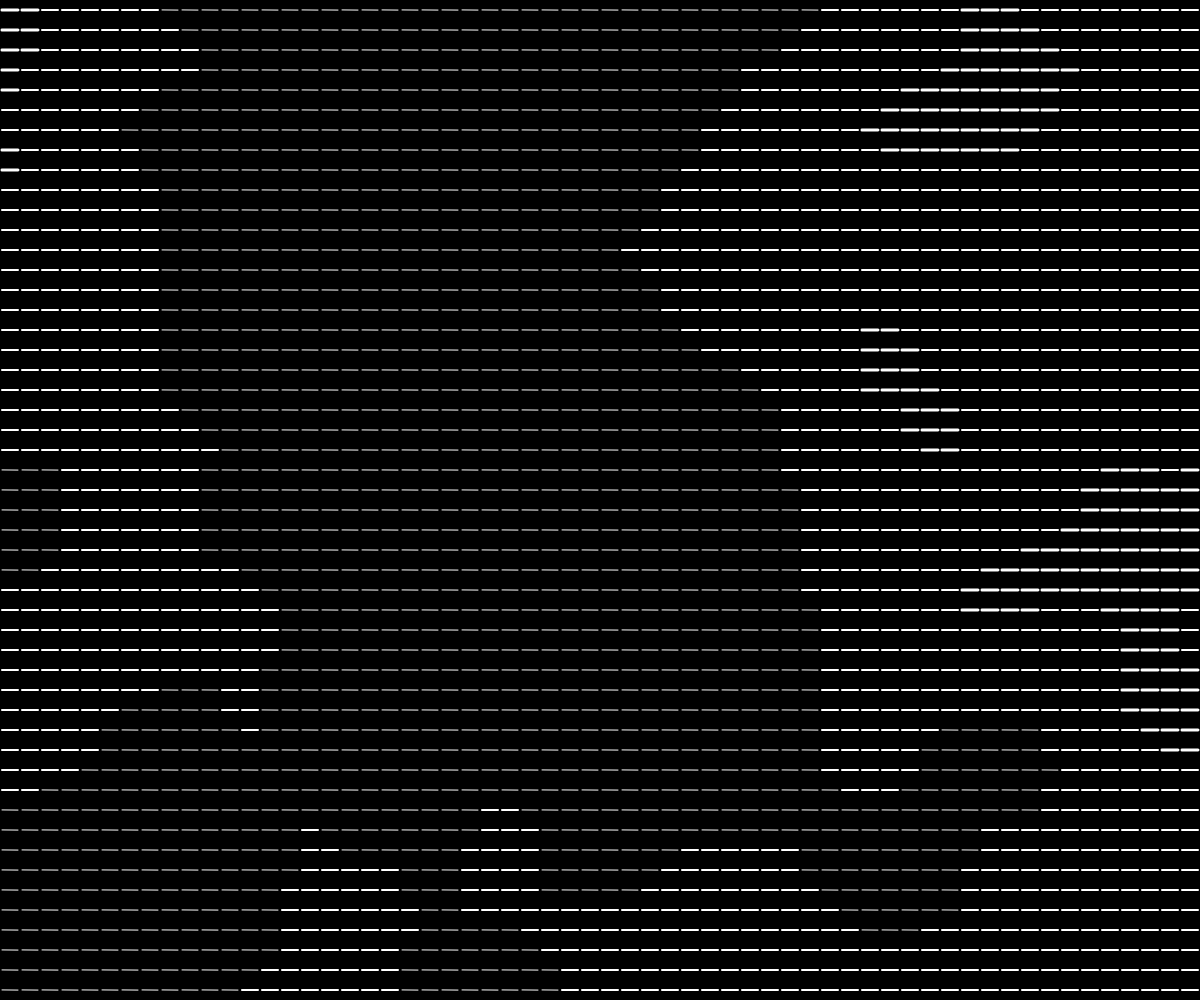
Frame 1 (no input)
Frame 60 (no input): blank canvas, image omitted
Frame 120 (the mouse pressed at the canvas centre since frame 60): blank canvas, image omitted

The p5.js sketch that drew this single still picture (run headless with seeded random() and noise() and a simulated clock; from frame 60 on, the mouse is pressed at the canvas centre):

// p5.js sketch
// ── sketch.js
function setup() {
  createCanvas(windowWidth, windowHeight);
}

function draw() {
  background(0);

  const grid = 20;
  const scl = 0.8;
  for(let x = grid/2; x < width; x += grid){
    for (let y = grid / 2; y < height; y += grid) {
      const r = grid * 0.5 * scl;
      const angle = frameCount/100;
      const p0 = createVector(x + r * cos(angle), y + r * sin(angle));
      const p1 = createVector(x + r * cos(angle+PI), y + r * sin(angle+PI));

      strokeWeight(floor(pow(noise(x/500, y/500, frameCount/100), 2)*5+1))
      stroke(255);
      line(p0.x, p0.y, p1.x, p1.y);
    }
  }
}

class Easing {
  static easeInSine(x) {
    return 1 - Math.cos((x * Math.PI) / 2);
  }

  static easeOutSine(x) {
    return Math.sin((x * Math.PI) / 2);
  }

  static easeInOutSine(x) {
    return -(Math.cos(Math.PI * x) - 1) / 2;
  }

  static easeInQuad(x) {
    return x * x;
  }

  static easeOutQuad(x) {
    return 1 - (1 - x) * (1 - x);
  }

  static easeInOutQuad(x) {
    return x < 0.5 ? 2 * x * x : 1 - Math.pow(-2 * x + 2, 2) / 2;
  }

  static easeInCubic(x) {
    return x * x * x;
  }

  static easeOutCubic(x) {
    return 1 - Math.pow(1 - x, 3);
  }

  static easeInOutCubic(x) {
    return x < 0.5 ? 4 * x * x * x : 1 - Math.pow(-2 * x + 2, 3) / 2;
  }

  static easeInQuart(x) {
    return x * x * x * x;
  }

  static easeOutQuart(x) {
    return 1 - Math.pow(1 - x, 4);
  }

  static easeInOutQuart(x) {
    return x < 0.5 ? 8 * x * x * x * x : 1 - Math.pow(-2 * x + 2, 4) / 2;
  }

  static easeInQuint(x) {
    return x * x * x * x * x;
  }

  static easeOutQuint(x) {
    return 1 - Math.pow(1 - x, 5);
  }

  static easeInOutQuint(x) {
    return x < 0.5 ? 16 * x * x * x * x * x : 1 - Math.pow(-2 * x + 2, 5) / 2;
  }

  static easeInExpo(x) {
    return x === 0 ? 0 : Math.pow(2, 10 * x - 10);
  }

  static easeOutExpo(x) {
    return x === 1 ? 1 : 1 - Math.pow(2, -10 * x);
  }

  static easeInOutExpo(x) {
    return x === 0 ?
      0 :
      x === 1 ?
      1 :
      x < 0.5 ?
      Math.pow(2, 20 * x - 10) / 2 :
      (2 - Math.pow(2, -20 * x + 10)) / 2;
  }

  static easeInCirc(x) {
    return 1 - Math.sqrt(1 - Math.pow(x, 2));
  }

  static easeOutCirc(x) {
    return Math.sqrt(1 - Math.pow(x - 1, 2));
  }

  static easeInOutCirc(x) {
    return x < 0.5 ?
      (1 - Math.sqrt(1 - Math.pow(2 * x, 2))) / 2 :
      (Math.sqrt(1 - Math.pow(-2 * x + 2, 2)) + 1) / 2;
  }

  static easeOutBack(x) {
    const c1 = 1.70158;
    const c3 = c1 + 1;
    return 1 + c3 * Math.pow(x - 1, 3) + c1 * Math.pow(x - 1, 2);
  }

  static easeInOutBack(x) {
    const c1 = 1.70158;
    const c2 = c1 * 1.525;
    return x < 0.5 ?
      (Math.pow(2 * x, 2) * ((c2 + 1) * 2 * x - c2)) / 2 :
      (Math.pow(2 * x - 2, 2) * ((c2 + 1) * (x * 2 - 2) + c2) + 2) / 2;
  }
}

const colorPalletes = [
  {
    name: "DeepEmeraldGold",
    colors: ["#005e55", "#fff9bf", "#edb50c", "#b8003d", "#5e001f"],
  },
  {
    name: "WarmRainbow",
    colors: ["#01204E", "#028391", "#F6DCAC", "#FAA968", "#F85525"],
  },
  {
    name: "ChocolateAndCream",
    colors: ["#D54751", "#EF9A48", "#FFFCC7", "#4DA394", "#59322B"],
  },
  {
    name: "PopArt",
    colors: ["#241965", "#653993", "#9F4094", "#B73D6E", "#F19406"],
  },
  {
    name: "DeepEmeraldGold",
    colors: ["#F87523", "#FFC31B", "#E7DCC9", "#1DB7B9", "#126D68"],
  },
  {
    name: "GreenPink",
    colors: ["#01B999", "#FAB3B3", "#DC958F", "#A1D8CE", "#F1FAF7"],
  },
  {
    name: "NatureTranquility",
    colors: ["#106A6B", "#07374B", "#CAB381", "#E9E0CE"],
  },
  {
    name: "VibrantHarmony",
    colors: ["#F15946", "#5681CB", "#FAAA2D", "#296647", "#453945"],
  },
  {
    name: "Serenity Bliss",
    colors: ["#FFB4B8", "#EF4B28", "#0A563A", "#FFBC54", "#ECE9E0"],
  }
];
